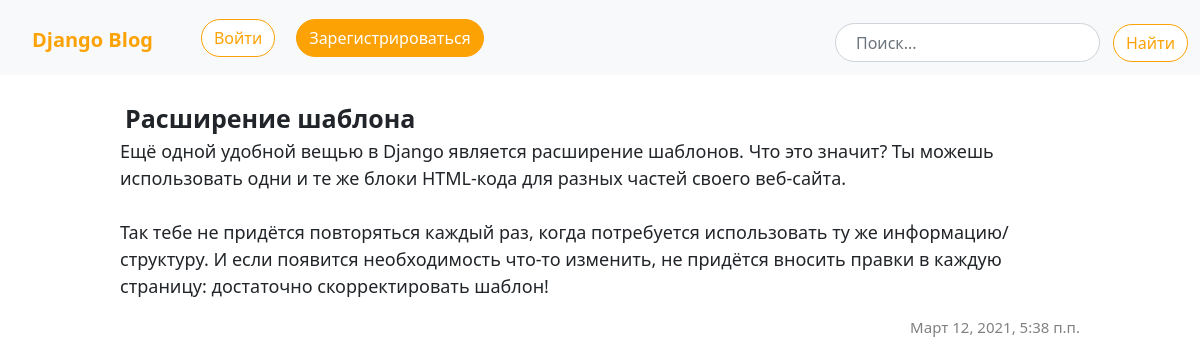
/post/5/, run on the app's committed database.
### blog/models.py (models this page shows, shortened)
class Post(models.Model):
    author = models.ForeignKey(settings.AUTH_USER_MODEL, on_delete=models.CASCADE)
    title = models.CharField(max_length=200)
    text = models.TextField()
    created_date = models.DateTimeField(default=timezone.now)
    published_date = models.DateTimeField(blank=True, null=True)

### blog/views.py (the view)
# urls.py: path('post/<int:pk>/', views.post_detail, name='post_detail'),
def post_detail(request, pk):
    post = get_object_or_404(Post, pk=pk)
    return render (request, 'blog/post_detail.html', {'post':post})

### blog/templates/blog/post_detail.html (shortened to what this page needs)
{% extends 'blog/base.html' %}
{% block content %}
  <div class="main-detail">
      <div class="posts">
        <div class="headding-block">
          <div class="headdings">{{post.title}}</div>
        </div>
        <p class="text">{{post.text|linebreaksbr}}</p>
        {% if post.published_date %}
          <p class="published-date">{{post.published_date}}</p>
        {% endif %}
      </div>
  </div>
{% endblock %}

### blog/static/css/blog.css (style rules this page uses)
.published-date { right: 0; text-align: right; color: gray; font-size: 15px; }
.headdings { padding-left: 5px; font-size: 25px; font-weight: bold; }
.headding-block { width: 100%; display: inline-flex; }
.main-detail { padding-top: 100px; padding-left: 10vw; padding-right: 10vw; font-size: 18px; }

### data on the page
Post: title "Расширение шаблона", text "Ещё одной удобной вещью в Django является расширение шаблонов. Что это значит? Ты можешь использовать одни и те же блоки HTML-кода для разных частей своего веб-сайта. Так тебе не придётся повторяться каждый раз, когда потребуется использовать ту же информацию/структуру. И если появится необходимость что-то изменить, не придётся вносить правки в каждую страницу: достаточно скорректировать шаблон!", published_date "Март 12, 2021, 5:38 п.п."
